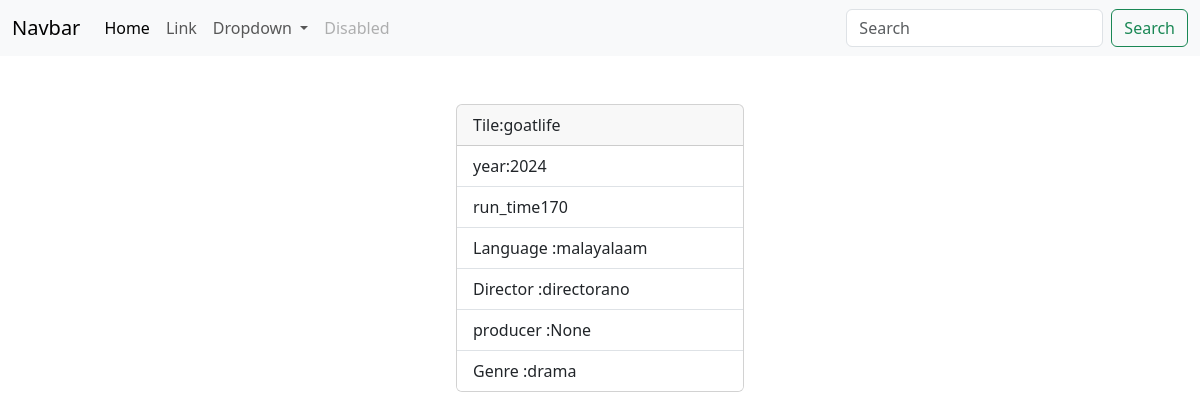
Page /movies/5/ on the committed database.
### myapp/models.py (models this page shows, shortened)
class Movie(models.Model):
    title=models.CharField(max_length=200)
    year=models.CharField(max_length=200)
    director=models.CharField(max_length=200)
    run_time=models.PositiveIntegerField()
    language=models.CharField(max_length=200)
    genre=models.CharField(max_length=200)
    producer=models.CharField(max_length=200,null=True)

### myapp/views.py (the view)
# urls.py: path("movies/<int:pk>/",views.MovieDeatilView.as_view(),name="movie-detail"),
class MovieDeatilView(View):
    def get(self,request,*args,**kwargs):
        id=kwargs.get("pk")
        qs=Movie.objects.get(id=id)
        return render(request,"movie_detail.html",{"data":qs})

### myapp/templates/movie_detail.html
{%extends 'base.html'%}
{%block main_block%}
<div class="container mt-5 d-flex justify-content-center">
  <div class="card" style="width: 18rem;">
      <div class="card-header">
        Tile:{{data.title}}
      </div>
      <ul class="list-group list-group-flush">
        <li class="list-group-item">year:{{data.year}}</li>
        <li class="list-group-item">run_time{{data.run_time}}</li>
        <li class="list-group-item">Language :{{data.language}}</li>
        <li class="list-group-item">Director :{{data.director}}</li>
        <li class="list-group-item">producer :{{data.producer}}</li>
        <li class="list-group-item">Genre :{{data.genre}}</li>
      </ul>
    </div>
</div>
{%endblock%}

### rows in the picture
Movie: title "goatlife", year "2024", run_time "170", language "malayalaam", director "directorano", producer "None", genre "drama"
